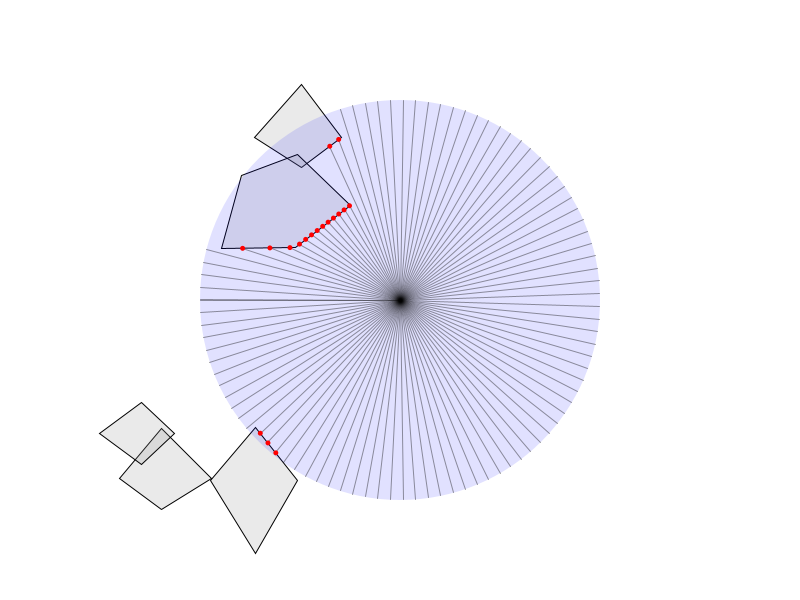
Frame 1 (no input)
Frame 60 (the mouse pressed at the canvas centre just before this capture): identical to frame 1, image omitted
Frame 120 (the mouse held since frame 60 and released just before this capture): identical to frame 1, image omitted

The Processing sketch that drew this single still picture (run headless with seeded random() and noise(); from frame 60 on, the mouse is pressed at the canvas centre):

// Processing sketch: Lidar_processing
// ── Lidar_processing.pde
ArrayList<Obstacle> obstacles = new ArrayList<Obstacle>();
Lidar lidar;

void setup() {
  size(800, 600);
  //fullScreen();
  lidar = new Lidar(width/2, height/2, -PI, PI, 100, 200);
  generateObstacles();
}

void draw() {
  background(255);
  
  // Draw obstacles
  for (Obstacle obs : obstacles) {
    obs.display();
  }
  
  // Update and draw lidar
  lidar.update();
  lidar.display();
  lidar.castLasers(obstacles);
}

void generateObstacles() {
  obstacles.clear();
  for (int i = 0; i < 5; i++) {
    obstacles.add(new Obstacle());
  }
}

void mousePressed() {
  lidar.startDragging();
}

void mouseDragged() {
  lidar.updatePosition(mouseX, mouseY);
}

void mouseReleased() {
  lidar.stopDragging();
}

void keyPressed() {
  if (key == ' ') {
    lidar.resetPosition();
    generateObstacles();
  }
}

// ── Lidar_class.pde
class Lidar {
  PVector position;
  float startAngle, endAngle;
  int numLasers;
  float maxDistance;
  boolean isDragging;
  
  Lidar(float x, float y, float start, float end, int lasers, float dist) {
    position = new PVector(x, y);
    startAngle = start;
    endAngle = end;
    numLasers = lasers;
    maxDistance = dist;
    isDragging = false;
  }
  
  void update() {
    if (isDragging) {
      position.set(mouseX, mouseY);
    }
  }
  
  void display() {
    // Draw field of view
    noStroke();
    fill(0, 0, 255, 30);
    arc(position.x, position.y, maxDistance*2, maxDistance*2, startAngle, endAngle, PIE);
  }
  
  void castLasers(ArrayList<Obstacle> obstacles) {
    for (int i = 0; i < numLasers; i++) {
      float angle = calculateLaserAngle(i);
      PVector direction = PVector.fromAngle(angle);
      PVector endPoint = PVector.add(position, PVector.mult(direction, maxDistance));
      
      PVector closestIntersection = null;
      float record = maxDistance;
      
      for (Obstacle obs : obstacles) {
        for (int j = 0; j < obs.vertices.size(); j++) {
          PVector a = obs.vertices.get(j);
          PVector b = obs.vertices.get((j + 1) % obs.vertices.size());
          PVector intersection = lineIntersection(position, endPoint, a, b);
          
          if (intersection != null) {
            float distance = position.dist(intersection);
            if (distance < record) {
              record = distance;
              closestIntersection = intersection;
            }
          }
        }
      }
      
      // Draw laser
      stroke(0, 100);
      if (closestIntersection != null) {
        line(position.x, position.y, closestIntersection.x, closestIntersection.y);
        fill(255, 0, 0);
        noStroke();
        ellipse(closestIntersection.x, closestIntersection.y, 5, 5);
      } else {
        line(position.x, position.y, endPoint.x, endPoint.y);
      }
    }
  }
  
  float calculateLaserAngle(int index) {
    if (numLasers == 1) return startAngle;
    return startAngle + (endAngle - startAngle) * (index / (float)(numLasers - 1));
  }
  
  void startDragging() {
    if (dist(position.x, position.y, mouseX, mouseY) < 20) {
      isDragging = true;
    }
  }
  
  void stopDragging() {
    isDragging = false;
  }
  
  void updatePosition(float x, float y) {
    position.set(x, y);
  }
  
  void resetPosition() {
    position.set(width/2, height/2);
  }
}

// ── Obstacle_class.pde
class Obstacle {
  ArrayList<PVector> vertices;
  
  Obstacle() {
    vertices = new ArrayList<PVector>();
    int sides = (int)random(3, 6);
    float centerX = random(100, width-100);
    float centerY = random(100, height-100);
    
    for (int i = 0; i < sides; i++) {
      float angle = map(i, 0, sides, 0, TWO_PI);
      float radius = random(30, 80);
      float x = centerX + cos(angle) * radius;
      float y = centerY + sin(angle) * radius;
      vertices.add(new PVector(x, y));
    }
  }
  
  void display() {
    fill(150, 50);
    stroke(0);
    beginShape();
    for (PVector v : vertices) {
      vertex(v.x, v.y);
    }
    endShape(CLOSE);
  }
}

PVector lineIntersection(PVector start1, PVector end1, PVector start2, PVector end2) {
  float x1 = start1.x, y1 = start1.y;
  float x2 = end1.x, y2 = end1.y;
  float x3 = start2.x, y3 = start2.y;
  float x4 = end2.x, y4 = end2.y;
  
  float den = (y4 - y3)*(x2 - x1) - (x4 - x3)*(y2 - y1);
  if (den == 0) return null;
  
  float ua = ((x4 - x3)*(y1 - y3) - (y4 - y3)*(x1 - x3)) / den;
  float ub = ((x2 - x1)*(y1 - y3) - (y2 - y1)*(x1 - x3)) / den;
  
  if (ua >= 0 && ua <= 1 && ub >= 0 && ub <= 1) {
    return new PVector(x1 + ua*(x2 - x1), y1 + ua*(y2 - y1));
  }
  return null;
}
